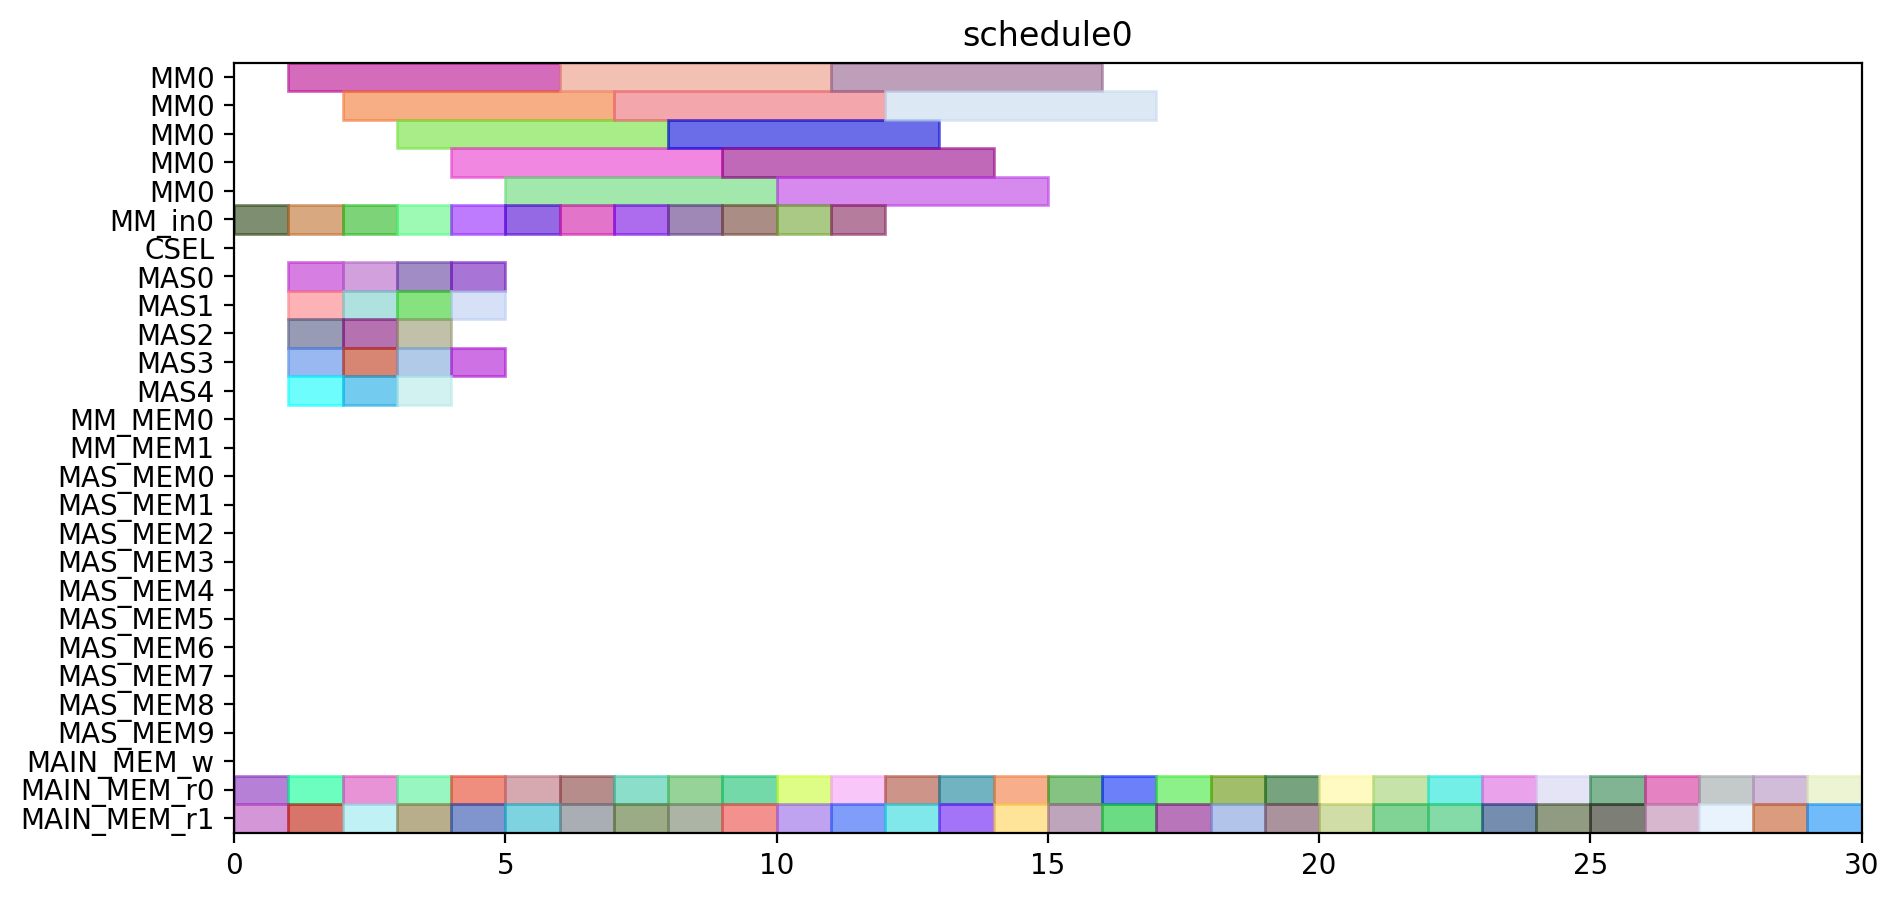

Python code for this plot:
from pyschedule import Scenario, solvers, plotters, alt


def solve():
	horizon = 90
	S = Scenario("schedule0", horizon=horizon)

	# resource
	MM = S.Resources('MM', num=1, size=5)
	MM_in = S.Resources('MM_in', num=1)
	CSEL = S.Resource('CSEL')
	MAS = S.Resources('MAS', num=5, size=1, periods=range(1, horizon))
	MM_MEM = S.Resources('MM_MEM', num=2)
	MAS_MEM = S.Resources('MAS_MEM', num=10)
	MAIN_MEM_w = S.Resource('MAIN_MEM_w', size=1)
	MAIN_MEM_r = S.Resources('MAIN_MEM_r', num=2)

	# result of previous scheduling

	# new tasks
	T1_t0 = S.Task('T1_t0', length=1, delay_cost=1)
	T1_t0 += alt(MAS)

	T1_t0_mem0 = S.Task('T1_t0_mem0', length=1, delay_cost=1)
	T1_t0_mem0 += MAIN_MEM_r[0]
	T1_t0_mem1 = S.Task('T1_t0_mem1', length=1, delay_cost=1)
	T1_t0_mem1 += MAIN_MEM_r[1]
	T1_t1 = S.Task('T1_t1', length=1, delay_cost=1)
	T1_t1 += alt(MAS)

	T1_t1_mem0 = S.Task('T1_t1_mem0', length=1, delay_cost=1)
	T1_t1_mem0 += MAIN_MEM_r[0]
	T1_t1_mem1 = S.Task('T1_t1_mem1', length=1, delay_cost=1)
	T1_t1_mem1 += MAIN_MEM_r[1]
	T1_t3_in = S.Task('T1_t3_in', length=1, delay_cost=1)
	T1_t3_in += alt(MM_in)
	T1_t3 = S.Task('T1_t3', length=5, delay_cost=1)
	T1_t3 += alt(MM)
	S += T1_t3>=T1_t3_in

	T1_t3_mem0 = S.Task('T1_t3_mem0', length=1, delay_cost=1)
	T1_t3_mem0 += MAIN_MEM_r[0]
	T1_t3_mem1 = S.Task('T1_t3_mem1', length=1, delay_cost=1)
	T1_t3_mem1 += MAIN_MEM_r[1]
	T2_t0_in = S.Task('T2_t0_in', length=1, delay_cost=1)
	T2_t0_in += alt(MM_in)
	T2_t0 = S.Task('T2_t0', length=5, delay_cost=1)
	T2_t0 += alt(MM)
	S += T2_t0>=T2_t0_in

	T2_t0_mem0 = S.Task('T2_t0_mem0', length=1, delay_cost=1)
	T2_t0_mem0 += MAIN_MEM_r[0]
	T2_t0_mem1 = S.Task('T2_t0_mem1', length=1, delay_cost=1)
	T2_t0_mem1 += MAIN_MEM_r[1]
	T2_t1_in = S.Task('T2_t1_in', length=1, delay_cost=1)
	T2_t1_in += alt(MM_in)
	T2_t1 = S.Task('T2_t1', length=5, delay_cost=1)
	T2_t1 += alt(MM)
	S += T2_t1>=T2_t1_in

	T2_t1_mem0 = S.Task('T2_t1_mem0', length=1, delay_cost=1)
	T2_t1_mem0 += MAIN_MEM_r[0]
	T2_t1_mem1 = S.Task('T2_t1_mem1', length=1, delay_cost=1)
	T2_t1_mem1 += MAIN_MEM_r[1]
	T2_t2 = S.Task('T2_t2', length=1, delay_cost=1)
	T2_t2 += alt(MAS)

	T2_t2_mem0 = S.Task('T2_t2_mem0', length=1, delay_cost=1)
	T2_t2_mem0 += MAIN_MEM_r[0]
	T2_t2_mem1 = S.Task('T2_t2_mem1', length=1, delay_cost=1)
	T2_t2_mem1 += MAIN_MEM_r[1]
	T2_t3 = S.Task('T2_t3', length=1, delay_cost=1)
	T2_t3 += alt(MAS)

	T2_t3_mem0 = S.Task('T2_t3_mem0', length=1, delay_cost=1)
	T2_t3_mem0 += MAIN_MEM_r[0]
	T2_t3_mem1 = S.Task('T2_t3_mem1', length=1, delay_cost=1)
	T2_t3_mem1 += MAIN_MEM_r[1]
	T3_t0_in = S.Task('T3_t0_in', length=1, delay_cost=1)
	T3_t0_in += alt(MM_in)
	T3_t0 = S.Task('T3_t0', length=5, delay_cost=1)
	T3_t0 += alt(MM)
	S += T3_t0>=T3_t0_in

	T3_t0_mem0 = S.Task('T3_t0_mem0', length=1, delay_cost=1)
	T3_t0_mem0 += MAIN_MEM_r[0]
	T3_t0_mem1 = S.Task('T3_t0_mem1', length=1, delay_cost=1)
	T3_t0_mem1 += MAIN_MEM_r[1]
	T3_t1_in = S.Task('T3_t1_in', length=1, delay_cost=1)
	T3_t1_in += alt(MM_in)
	T3_t1 = S.Task('T3_t1', length=5, delay_cost=1)
	T3_t1 += alt(MM)
	S += T3_t1>=T3_t1_in

	T3_t1_mem0 = S.Task('T3_t1_mem0', length=1, delay_cost=1)
	T3_t1_mem0 += MAIN_MEM_r[0]
	T3_t1_mem1 = S.Task('T3_t1_mem1', length=1, delay_cost=1)
	T3_t1_mem1 += MAIN_MEM_r[1]
	T3_t2 = S.Task('T3_t2', length=1, delay_cost=1)
	T3_t2 += alt(MAS)

	T3_t2_mem0 = S.Task('T3_t2_mem0', length=1, delay_cost=1)
	T3_t2_mem0 += MAIN_MEM_r[0]
	T3_t2_mem1 = S.Task('T3_t2_mem1', length=1, delay_cost=1)
	T3_t2_mem1 += MAIN_MEM_r[1]
	T3_t3 = S.Task('T3_t3', length=1, delay_cost=1)
	T3_t3 += alt(MAS)

	T3_t3_mem0 = S.Task('T3_t3_mem0', length=1, delay_cost=1)
	T3_t3_mem0 += MAIN_MEM_r[0]
	T3_t3_mem1 = S.Task('T3_t3_mem1', length=1, delay_cost=1)
	T3_t3_mem1 += MAIN_MEM_r[1]
	T4_t0_in = S.Task('T4_t0_in', length=1, delay_cost=1)
	T4_t0_in += alt(MM_in)
	T4_t0 = S.Task('T4_t0', length=5, delay_cost=1)
	T4_t0 += alt(MM)
	S += T4_t0>=T4_t0_in

	T4_t0_mem0 = S.Task('T4_t0_mem0', length=1, delay_cost=1)
	T4_t0_mem0 += MAIN_MEM_r[0]
	T4_t0_mem1 = S.Task('T4_t0_mem1', length=1, delay_cost=1)
	T4_t0_mem1 += MAIN_MEM_r[1]
	T4_t1_in = S.Task('T4_t1_in', length=1, delay_cost=1)
	T4_t1_in += alt(MM_in)
	T4_t1 = S.Task('T4_t1', length=5, delay_cost=1)
	T4_t1 += alt(MM)
	S += T4_t1>=T4_t1_in

	T4_t1_mem0 = S.Task('T4_t1_mem0', length=1, delay_cost=1)
	T4_t1_mem0 += MAIN_MEM_r[0]
	T4_t1_mem1 = S.Task('T4_t1_mem1', length=1, delay_cost=1)
	T4_t1_mem1 += MAIN_MEM_r[1]
	T4_t2 = S.Task('T4_t2', length=1, delay_cost=1)
	T4_t2 += alt(MAS)

	T4_t2_mem0 = S.Task('T4_t2_mem0', length=1, delay_cost=1)
	T4_t2_mem0 += MAIN_MEM_r[0]
	T4_t2_mem1 = S.Task('T4_t2_mem1', length=1, delay_cost=1)
	T4_t2_mem1 += MAIN_MEM_r[1]
	T4_t3 = S.Task('T4_t3', length=1, delay_cost=1)
	T4_t3 += alt(MAS)

	T4_t3_mem0 = S.Task('T4_t3_mem0', length=1, delay_cost=1)
	T4_t3_mem0 += MAIN_MEM_r[0]
	T4_t3_mem1 = S.Task('T4_t3_mem1', length=1, delay_cost=1)
	T4_t3_mem1 += MAIN_MEM_r[1]
	T5_t0 = S.Task('T5_t0', length=1, delay_cost=1)
	T5_t0 += alt(MAS)

	T5_t0_mem0 = S.Task('T5_t0_mem0', length=1, delay_cost=1)
	T5_t0_mem0 += MAIN_MEM_r[0]
	T5_t0_mem1 = S.Task('T5_t0_mem1', length=1, delay_cost=1)
	T5_t0_mem1 += MAIN_MEM_r[1]
	T5_t1 = S.Task('T5_t1', length=1, delay_cost=1)
	T5_t1 += alt(MAS)

	T5_t1_mem0 = S.Task('T5_t1_mem0', length=1, delay_cost=1)
	T5_t1_mem0 += MAIN_MEM_r[0]
	T5_t1_mem1 = S.Task('T5_t1_mem1', length=1, delay_cost=1)
	T5_t1_mem1 += MAIN_MEM_r[1]
	T5_t3_in = S.Task('T5_t3_in', length=1, delay_cost=1)
	T5_t3_in += alt(MM_in)
	T5_t3 = S.Task('T5_t3', length=5, delay_cost=1)
	T5_t3 += alt(MM)
	S += T5_t3>=T5_t3_in

	T5_t3_mem0 = S.Task('T5_t3_mem0', length=1, delay_cost=1)
	T5_t3_mem0 += MAIN_MEM_r[0]
	T5_t3_mem1 = S.Task('T5_t3_mem1', length=1, delay_cost=1)
	T5_t3_mem1 += MAIN_MEM_r[1]
	T6_t0_in = S.Task('T6_t0_in', length=1, delay_cost=1)
	T6_t0_in += alt(MM_in)
	T6_t0 = S.Task('T6_t0', length=5, delay_cost=1)
	T6_t0 += alt(MM)
	S += T6_t0>=T6_t0_in

	T6_t0_mem0 = S.Task('T6_t0_mem0', length=1, delay_cost=1)
	T6_t0_mem0 += MAIN_MEM_r[0]
	T6_t0_mem1 = S.Task('T6_t0_mem1', length=1, delay_cost=1)
	T6_t0_mem1 += MAIN_MEM_r[1]
	T6_t1_in = S.Task('T6_t1_in', length=1, delay_cost=1)
	T6_t1_in += alt(MM_in)
	T6_t1 = S.Task('T6_t1', length=5, delay_cost=1)
	T6_t1 += alt(MM)
	S += T6_t1>=T6_t1_in

	T6_t1_mem0 = S.Task('T6_t1_mem0', length=1, delay_cost=1)
	T6_t1_mem0 += MAIN_MEM_r[0]
	T6_t1_mem1 = S.Task('T6_t1_mem1', length=1, delay_cost=1)
	T6_t1_mem1 += MAIN_MEM_r[1]
	T6_t2 = S.Task('T6_t2', length=1, delay_cost=1)
	T6_t2 += alt(MAS)

	T6_t2_mem0 = S.Task('T6_t2_mem0', length=1, delay_cost=1)
	T6_t2_mem0 += MAIN_MEM_r[0]
	T6_t2_mem1 = S.Task('T6_t2_mem1', length=1, delay_cost=1)
	T6_t2_mem1 += MAIN_MEM_r[1]
	T6_t3 = S.Task('T6_t3', length=1, delay_cost=1)
	T6_t3 += alt(MAS)

	T6_t3_mem0 = S.Task('T6_t3_mem0', length=1, delay_cost=1)
	T6_t3_mem0 += MAIN_MEM_r[0]
	T6_t3_mem1 = S.Task('T6_t3_mem1', length=1, delay_cost=1)
	T6_t3_mem1 += MAIN_MEM_r[1]
	T7_t0_in = S.Task('T7_t0_in', length=1, delay_cost=1)
	T7_t0_in += alt(MM_in)
	T7_t0 = S.Task('T7_t0', length=5, delay_cost=1)
	T7_t0 += alt(MM)
	S += T7_t0>=T7_t0_in

	T7_t0_mem0 = S.Task('T7_t0_mem0', length=1, delay_cost=1)
	T7_t0_mem0 += MAIN_MEM_r[0]
	T7_t0_mem1 = S.Task('T7_t0_mem1', length=1, delay_cost=1)
	T7_t0_mem1 += MAIN_MEM_r[1]
	T7_t1_in = S.Task('T7_t1_in', length=1, delay_cost=1)
	T7_t1_in += alt(MM_in)
	T7_t1 = S.Task('T7_t1', length=5, delay_cost=1)
	T7_t1 += alt(MM)
	S += T7_t1>=T7_t1_in

	T7_t1_mem0 = S.Task('T7_t1_mem0', length=1, delay_cost=1)
	T7_t1_mem0 += MAIN_MEM_r[0]
	T7_t1_mem1 = S.Task('T7_t1_mem1', length=1, delay_cost=1)
	T7_t1_mem1 += MAIN_MEM_r[1]
	T7_t2 = S.Task('T7_t2', length=1, delay_cost=1)
	T7_t2 += alt(MAS)

	T7_t2_mem0 = S.Task('T7_t2_mem0', length=1, delay_cost=1)
	T7_t2_mem0 += MAIN_MEM_r[0]
	T7_t2_mem1 = S.Task('T7_t2_mem1', length=1, delay_cost=1)
	T7_t2_mem1 += MAIN_MEM_r[1]
	T7_t3 = S.Task('T7_t3', length=1, delay_cost=1)
	T7_t3 += alt(MAS)

	T7_t3_mem0 = S.Task('T7_t3_mem0', length=1, delay_cost=1)
	T7_t3_mem0 += MAIN_MEM_r[0]
	T7_t3_mem1 = S.Task('T7_t3_mem1', length=1, delay_cost=1)
	T7_t3_mem1 += MAIN_MEM_r[1]
	T8_t2 = S.Task('T8_t2', length=1, delay_cost=1)
	T8_t2 += alt(MAS)

	T8_t2_mem0 = S.Task('T8_t2_mem0', length=1, delay_cost=1)
	T8_t2_mem0 += MAIN_MEM_r[0]
	T8_t2_mem1 = S.Task('T8_t2_mem1', length=1, delay_cost=1)
	T8_t2_mem1 += MAIN_MEM_r[1]
	T9_t2 = S.Task('T9_t2', length=1, delay_cost=1)
	T9_t2 += alt(MAS)

	T9_t2_mem0 = S.Task('T9_t2_mem0', length=1, delay_cost=1)
	T9_t2_mem0 += MAIN_MEM_r[0]
	T9_t2_mem1 = S.Task('T9_t2_mem1', length=1, delay_cost=1)
	T9_t2_mem1 += MAIN_MEM_r[1]
	T10_t2 = S.Task('T10_t2', length=1, delay_cost=1)
	T10_t2 += alt(MAS)

	T10_t2_mem0 = S.Task('T10_t2_mem0', length=1, delay_cost=1)
	T10_t2_mem0 += MAIN_MEM_r[0]
	T10_t2_mem1 = S.Task('T10_t2_mem1', length=1, delay_cost=1)
	T10_t2_mem1 += MAIN_MEM_r[1]
	T11_t2 = S.Task('T11_t2', length=1, delay_cost=1)
	T11_t2 += alt(MAS)

	T11_t2_mem0 = S.Task('T11_t2_mem0', length=1, delay_cost=1)
	T11_t2_mem0 += MAIN_MEM_r[0]
	T11_t2_mem1 = S.Task('T11_t2_mem1', length=1, delay_cost=1)
	T11_t2_mem1 += MAIN_MEM_r[1]
	solvers.mip.solve(S,msg=1,kind='CPLEX',ratio_gap=1.01)

	solution = [['hoge']*len(S.solution()[1]) for i in range(len(S.solution()))]
	for i in range(len(S.solution())):
		for j in range(len(S.solution()[i])):
			solution[i][j]=str(S.solution()[i][j])
	print(solution)

	cycles = int(solution[-1][3])

	pic_file_name = "/home/mfukuda/ABE/multiRAM_multiMAS_16mux/scheduling_result/stage5MM1_stage1MAS5/EP2_LADDERMUL/schedule0.png"
	if(S.solution() != []):
		plotters.matplotlib.plot(S,img_filename=pic_file_name, show_task_labels=False, fig_size=(cycles*0.25+3, 5))

	return solution
